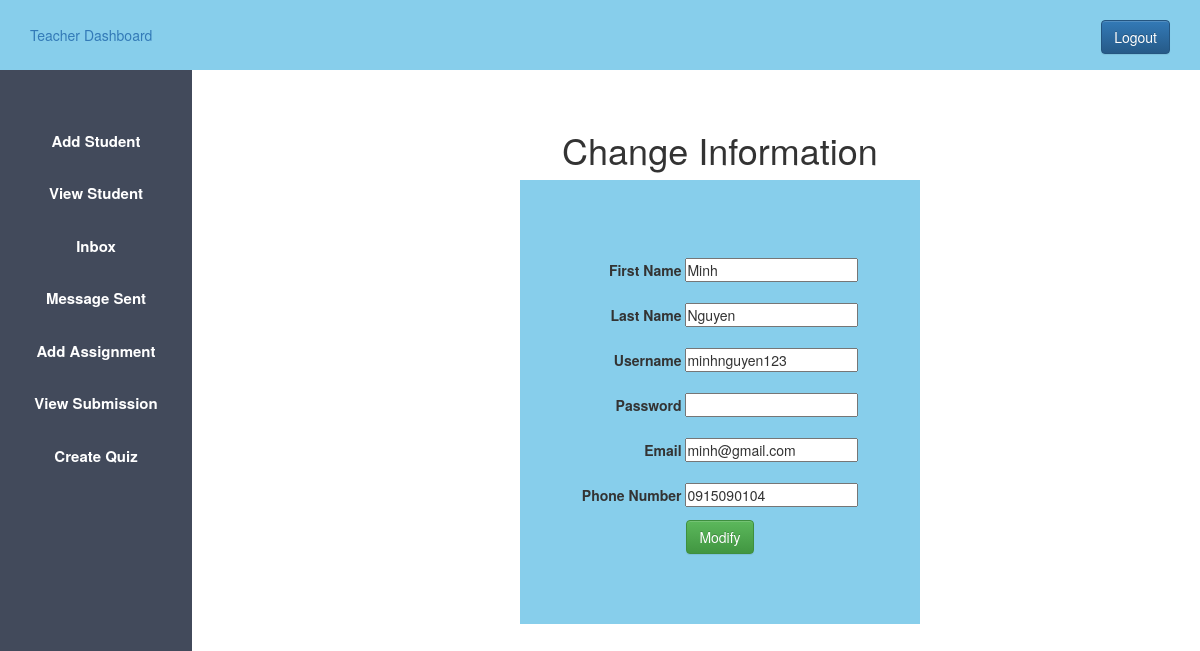
Screenshot of /modify.php?student_id=4 (signed in) with the database file from the repository.
### tables this page shows
CREATE TABLE `users` (
  `id` int(10) NOT NULL,
  `firstName` varchar(50) NOT NULL,
  `lastName` varchar(50) NOT NULL,
  `username` varchar(100) NOT NULL,
  `email` varchar(50) NOT NULL,
  `password` varchar(50) NOT NULL,
  `phone` varchar(10) NOT NULL,
  `image` varchar(100) DEFAULT NULL,
  `isTeacher` tinyint(1) NOT NULL
);

### modify.php (the view, shortened to what this page needs)
<?php
	include("connect.php");
	$id = $_GET['student_id'];
	$sql = "SELECT * FROM users WHERE id = '$id'";
	$result = mysqli_query($conn, $sql);
	$info = $result->fetch_assoc();
?>
<!DOCTYPE html>
<html>
<head>
    <link rel="stylesheet" type="text/css" href="admin.css">
    <?php
    	include 'teacher_css.php'
    ?>
</head>
<body>
    <?php
    	include 'teacher_sidebar.php';
      ?>
    <div class="content">
        <center>
        <h1>Change Information</h1>
        <div class="div_deg">
        	<form action="#" method="POST">
        		<div>
        			<label>First Name</label>
        			<input type="text" name="fName" value="<?php echo "{$info['firstName']}" ?>">
        		</div>
        		<div>
        			<label>Last Name</label>
        			<input type="text" name="lName" value="<?php echo "{$info['lastName']}" ?>">
        		</div>
        		<div>
        			<label>Username</label>
        			<input type="text" name="username" value="<?php echo "{$info['username']}" ?>">
        		</div>
        		<div>
        			<label>Password</label>
        			<input type="password" name="password">
        		</div>
        		<div>
        			<label>Email</label>
        			<input type="email" name="email" value="<?php echo "{$info['email']}" ?>">
        		</div>
        		<div>
        			<label>Phone Number</label>
        			<input type="tel" name="phone" value="<?php echo "{$info['phone']}" ?>">
        		</div>
        		<div>
        			<input class ="btn btn-success" type="submit" name="update" value="Modify">
        		</div>
        	</form>
        </div>
        </center>
    </div>
</body>
</html>

### admin.css (style rules this page uses)
* { margin: 0px; padding: 0px; }
.content { margin-left: 20%; margin-top: 5%; }

### modify.php (style rules this page uses)
label { display: inline-block; width: 100px; text-align: right; padding-top: 10px; padding-bottom: 10px; }
.div_deg { background-color: skyblue; width: 400px; padding-bottom: 70px; padding-top: 70px; }

### rows the page displays
users: fName "Minh", lName "Nguyen", username "minhnguyen123", email "minh@gmail.com", phone "0915090104"
